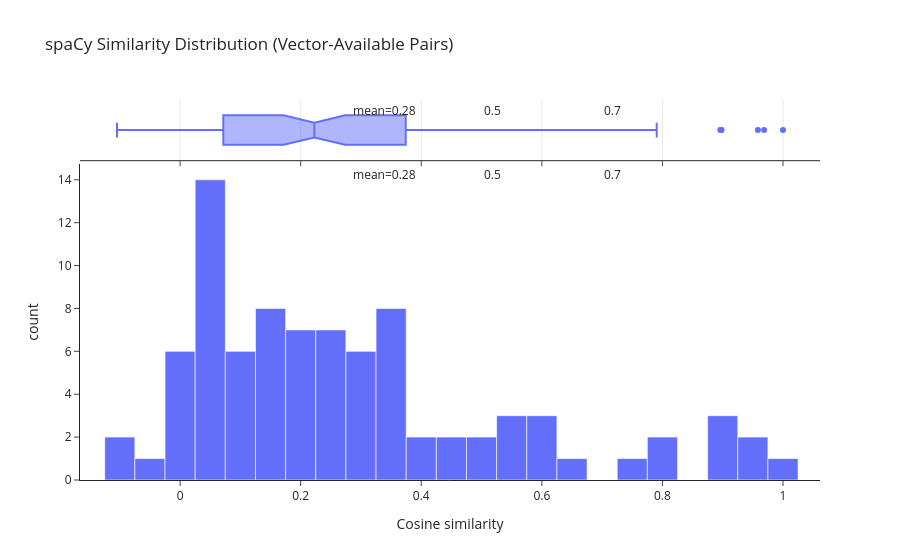
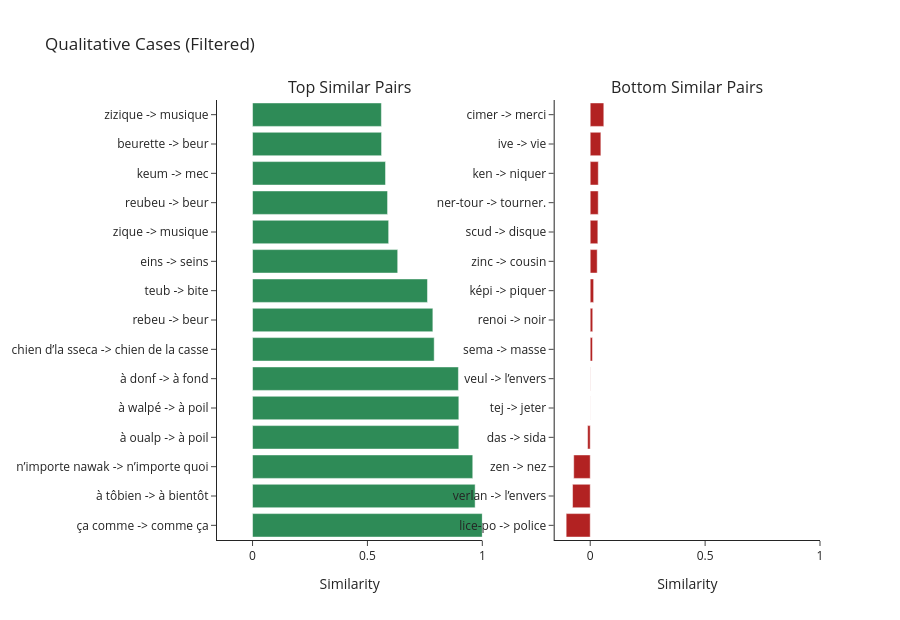
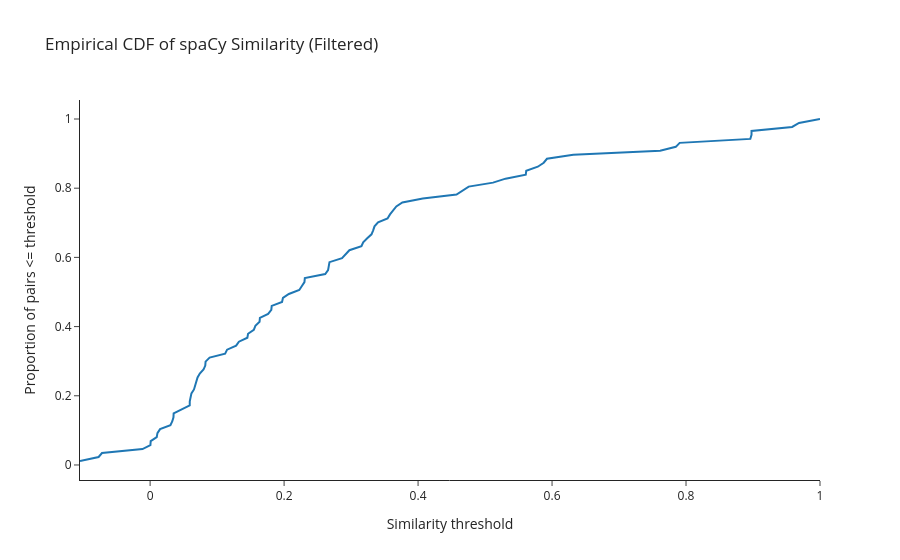

Here is the notebook cell these charts were saved with, in order:
### Code cell
import numpy as np
import pandas as pd
import plotly.express as px
import plotly.graph_objects as go
from plotly.subplots import make_subplots

# Prepare clean pairs
spacy_df = df_two_cols.copy().dropna(subset=["verlan_form", "base_form"]).copy()
spacy_df["verlan_form"] = spacy_df["verlan_form"].astype(str).str.strip()
spacy_df["base_form"] = spacy_df["base_form"].astype(str).str.strip()
spacy_df = spacy_df[(spacy_df["verlan_form"] != "") & (spacy_df["base_form"] != "")].reset_index(drop=True)

# Batch tokenize for efficiency
verlan_docs = list(nlp.pipe(spacy_df["verlan_form"].tolist()))
base_docs = list(nlp.pipe(spacy_df["base_form"].tolist()))

# Keep only pairs with available vectors (especially for verlan words)
spacy_df["verlan_has_vector"] = [doc.vector_norm > 0 for doc in verlan_docs]
spacy_df["base_has_vector"] = [doc.vector_norm > 0 for doc in base_docs]
spacy_df["both_have_vector"] = spacy_df["verlan_has_vector"] & spacy_df["base_has_vector"]

before_n = len(spacy_df)
spacy_df = spacy_df[spacy_df["both_have_vector"]].copy().reset_index(drop=True)
after_n = len(spacy_df)

# Recompute docs after filtering, then compute similarity
verlan_docs = list(nlp.pipe(spacy_df["verlan_form"].tolist()))
base_docs = list(nlp.pipe(spacy_df["base_form"].tolist()))
spacy_df["spacy_similarity"] = [d1.similarity(d2) for d1, d2 in zip(verlan_docs, base_docs)]

avg_all = spacy_df["spacy_similarity"].mean()
avg_nonneg = spacy_df.loc[spacy_df["spacy_similarity"] > 0, "spacy_similarity"].mean()
share_05 = (spacy_df["spacy_similarity"] >= 0.5).mean()
share_07 = (spacy_df["spacy_similarity"] >= 0.7).mean()

print(f"Pairs before vector filter: {before_n}")
print(f"Pairs after vector filter: {after_n}")
print(f"Dropped pairs: {before_n - after_n}")
print(f"Average similarity (all): {avg_all:.4f}")
print(f"Average similarity (>0): {avg_nonneg:.4f}")
print(f"Share(sim >= 0.5): {share_05:.2%}")
print(f"Share(sim >= 0.7): {share_07:.2%}")

# 1) Distribution + key thresholds
fig_hist = px.histogram(
    spacy_df,
    x="spacy_similarity",
    nbins=30,
    marginal="box",
    title="spaCy Similarity Distribution (Vector-Available Pairs)",
    labels={"spacy_similarity": "Cosine similarity"},
)
fig_hist.add_vline(x=avg_all, line_dash="dash", line_color="red", annotation_text=f"mean={avg_all:.2f}")
fig_hist.add_vline(x=0.5, line_dash="dot", line_color="gray", annotation_text="0.5")
fig_hist.add_vline(x=0.7, line_dash="dot", line_color="gray", annotation_text="0.7")
fig_hist.update_layout(template="simple_white")
fig_hist.show()

# 2) Top/Bottom examples for qualitative interpretation
top_n = 15
high_df = spacy_df.nlargest(top_n, "spacy_similarity").copy()
low_df = spacy_df.nsmallest(top_n, "spacy_similarity").copy()
high_df["pair"] = high_df["verlan_form"] + " -> " + high_df["base_form"]
low_df["pair"] = low_df["verlan_form"] + " -> " + low_df["base_form"]

fig_bar = make_subplots(
    rows=1, cols=2,
    subplot_titles=("Top Similar Pairs", "Bottom Similar Pairs"),
    horizontal_spacing=0.12
)
fig_bar.add_trace(
    go.Bar(y=high_df["pair"], x=high_df["spacy_similarity"], orientation="h", name="Top", marker_color="#2E8B57"),
    row=1, col=1
)
fig_bar.add_trace(
    go.Bar(y=low_df["pair"], x=low_df["spacy_similarity"], orientation="h", name="Bottom", marker_color="#B22222"),
    row=1, col=2
)
fig_bar.update_layout(height=620, template="simple_white", showlegend=False, title="Qualitative Cases (Filtered)")
fig_bar.update_xaxes(title_text="Similarity", range=[spacy_df["spacy_similarity"].min() - 0.05, 1.0])
fig_bar.show()

# 3) CDF: easier to read proportion-based conclusions
sorted_sim = np.sort(spacy_df["spacy_similarity"].values)
cdf = np.arange(1, len(sorted_sim) + 1) / len(sorted_sim)
fig_cdf = go.Figure()
fig_cdf.add_trace(go.Scatter(x=sorted_sim, y=cdf, mode="lines", name="CDF"))
fig_cdf.update_layout(
    template="simple_white",
    title="Empirical CDF of spaCy Similarity (Filtered)",
    xaxis_title="Similarity threshold",
    yaxis_title="Proportion of pairs <= threshold",
)
fig_cdf.show()

display(spacy_df.sort_values("spacy_similarity", ascending=False).head(10))

### Figure 1 — Plotly figure (JSON) as saved in the notebook; plotly's stock layout.template omitted (floating-point values rounded to 4 significant figures)
{"data": [{"bingroup": "x", "hovertemplate": "Cosine similarity=%{x}<br>count=%{y}<extra></extra>", "legendgroup": "", "marker": {"color": "#636efa", "pattern": {"shape": ""}}, "name": "", "nbinsx": 30, "orientation": "v", "showlegend": false, "type": "histogram", "x": [0.2669, 0.4574, 0.07973, 0.2677, 0.5615, 0.06548, 0.333, 0.0601, 0.4756, 0.2865, 0.3581, 0.2657, 0.7905, 0.05912, 0.3181, 0.1284, -0.01138, 0.06962, 0.3765, 0.07416, 0.1452, 0.6317, 0.0708, 0.2304, 0.1634, 0.04628, 0.3305, 0.03512, 0.335, 0.5787, 0.231, 0.01484, 0.5119, -0.1047, 0.3241, 0.2614, 0.1983, 0.3675, 0.06166, 0.407, 0.03485, 0.9584, 0.1815, 0.1462, 0.08232, 0.3544, 0.2925, 0.7848, 0.1809, 0.01092, 0.1149, 0.5876, 0.1761, 0.08879, 0.0672, 0.1571, 0.03314, 0.009872, 0.3155, 0.3622, 0.0004373, 0.1969, 0.7613, 0.2071, 0.2975, 0.1325, 0.08279, 0.1639, 0.05917, -0.0769, 0.0008562, 0.5306, 0.2227, 0.1548, 0.3403, 0.2266, -0.07186, 0.03032, 0.5924, 0.112, 0.5608, 0.4659, 0.896, 0.8978, 0.9687, 0.8978, 1.0], "xaxis": "x", "yaxis": "y"}, {"hovertemplate": "Cosine similarity=%{x}<extra></extra>", "legendgroup": "", "marker": {"color": "#636efa"}, "name": "", "notched": true, "showlegend": false, "type": "box", "x": [0.2669, 0.4574, 0.07973, 0.2677, 0.5615, 0.06548, 0.333, 0.0601, 0.4756, 0.2865, 0.3581, 0.2657, 0.7905, 0.05912, 0.3181, 0.1284, -0.01138, 0.06962, 0.3765, 0.07416, 0.1452, 0.6317, 0.0708, 0.2304, 0.1634, 0.04628, 0.3305, 0.03512, 0.335, 0.5787, 0.231, 0.01484, 0.5119, -0.1047, 0.3241, 0.2614, 0.1983, 0.3675, 0.06166, 0.407, 0.03485, 0.9584, 0.1815, 0.1462, 0.08232, 0.3544, 0.2925, 0.7848, 0.1809, 0.01092, 0.1149, 0.5876, 0.1761, 0.08879, 0.0672, 0.1571, 0.03314, 0.009872, 0.3155, 0.3622, 0.0004373, 0.1969, 0.7613, 0.2071, 0.2975, 0.1325, 0.08279, 0.1639, 0.05917, -0.0769, 0.0008562, 0.5306, 0.2227, 0.1548, 0.3403, 0.2266, -0.07186, 0.03032, 0.5924, 0.112, 0.5608, 0.4659, 0.896, 0.8978, 0.9687, 0.8978, 1.0], "xaxis": "x2", "yaxis": "y2"}], "layout": {"annotations": [{"showarrow": false, "text": "mean=0.28", "x": 0.284, "xanchor": "left", "xref": "x", "y": 1, "yanchor": "top", "yref": "y domain"}, {"showarrow": false, "text": "mean=0.28", "x": 0.284, "xanchor": "left", "xref": "x2", "y": 1, "yanchor": "top", "yref": "y2 domain"}, {"showarrow": false, "text": "0.5", "x": 0.5, "xanchor": "left", "xref": "x", "y": 1, "yanchor": "top", "yref": "y domain"}, {"showarrow": false, "text": "0.5", "x": 0.5, "xanchor": "left", "xref": "x2", "y": 1, "yanchor": "top", "yref": "y2 domain"}, {"showarrow": false, "text": "0.7", "x": 0.7, "xanchor": "left", "xref": "x", "y": 1, "yanchor": "top", "yref": "y domain"}, {"showarrow": false, "text": "0.7", "x": 0.7, "xanchor": "left", "xref": "x2", "y": 1, "yanchor": "top", "yref": "y2 domain"}], "barmode": "relative", "legend": {"tracegroupgap": 0}, "shapes": [{"line": {"color": "red", "dash": "dash"}, "type": "line", "x0": 0.284, "x1": 0.284, "xref": "x", "y0": 0, "y1": 1, "yref": "y domain"}, {"line": {"color": "red", "dash": "dash"}, "type": "line", "x0": 0.284, "x1": 0.284, "xref": "x2", "y0": 0, "y1": 1, "yref": "y2 domain"}, {"line": {"color": "gray", "dash": "dot"}, "type": "line", "x0": 0.5, "x1": 0.5, "xref": "x", "y0": 0, "y1": 1, "yref": "y domain"}, {"line": {"color": "gray", "dash": "dot"}, "type": "line", "x0": 0.5, "x1": 0.5, "xref": "x2", "y0": 0, "y1": 1, "yref": "y2 domain"}, {"line": {"color": "gray", "dash": "dot"}, "type": "line", "x0": 0.7, "x1": 0.7, "xref": "x", "y0": 0, "y1": 1, "yref": "y domain"}, {"line": {"color": "gray", "dash": "dot"}, "type": "line", "x0": 0.7, "x1": 0.7, "xref": "x2", "y0": 0, "y1": 1, "yref": "y2 domain"}], "title": {"text": "spaCy Similarity Distribution (Vector-Available Pairs)"}, "xaxis": {"anchor": "y", "domain": [0, 1], "title": {"text": "Cosine similarity"}}, "xaxis2": {"anchor": "y2", "domain": [0, 1], "matches": "x", "showgrid": true, "showticklabels": false}, "yaxis": {"anchor": "x", "domain": [0, 0.8316], "title": {"text": "count"}}, "yaxis2": {"anchor": "x2", "domain": [0.8416, 1], "matches": "y2", "showgrid": false, "showline": false, "showticklabels": false, "ticks": ""}}}

### Figure 2 — Plotly figure (JSON) as saved in the notebook; plotly's stock layout.template omitted (floating-point values rounded to 4 significant figures)
{"data": [{"marker": {"color": "#2E8B57"}, "name": "Top", "orientation": "h", "type": "bar", "x": [1.0, 0.9687, 0.9584, 0.8978, 0.8978, 0.896, 0.7905, 0.7848, 0.7613, 0.6317, 0.5924, 0.5876, 0.5787, 0.5615, 0.5608], "xaxis": "x", "y": ["ça comme -> comme ça", "à tôbien -> à bientôt", "n’importe nawak -> n’importe quoi", "à oualp -> à poil", "à walpé -> à poil", "à donf -> à fond", "chien d’la sseca -> chien de la casse", "rebeu -> beur", "teub -> bite", "eins -> seins", "zique -> musique", "reubeu -> beur", "keum -> mec", "beurette -> beur", "zizique -> musique"], "yaxis": "y"}, {"marker": {"color": "#B22222"}, "name": "Bottom", "orientation": "h", "type": "bar", "x": [-0.1047, -0.0769, -0.07186, -0.01138, 0.0004373, 0.0008562, 0.009872, 0.01092, 0.01484, 0.03032, 0.03314, 0.03485, 0.03512, 0.04628, 0.05912], "xaxis": "x2", "y": ["lice-po -> police", "verlan -> l’envers", "zen -> nez", "das -> sida", "tej -> jeter", "veul -> l’envers", "sema -> masse", "renoi -> noir", "képi -> piquer", "zinc -> cousin", "scud -> disque", "ner-tour -> tourner.", "ken -> niquer", "ive -> vie", "cimer -> merci"], "yaxis": "y2"}], "layout": {"annotations": [{"font": {"size": 16}, "showarrow": false, "text": "Top Similar Pairs", "x": 0.22, "xanchor": "center", "xref": "paper", "y": 1, "yanchor": "bottom", "yref": "paper"}, {"font": {"size": 16}, "showarrow": false, "text": "Bottom Similar Pairs", "x": 0.78, "xanchor": "center", "xref": "paper", "y": 1, "yanchor": "bottom", "yref": "paper"}], "height": 620, "showlegend": false, "title": {"text": "Qualitative Cases (Filtered)"}, "xaxis": {"anchor": "y", "domain": [0, 0.44], "range": [-0.1547, 1], "title": {"text": "Similarity"}}, "xaxis2": {"anchor": "y2", "domain": [0.56, 1], "range": [-0.1547, 1], "title": {"text": "Similarity"}}, "yaxis": {"anchor": "x", "domain": [0, 1]}, "yaxis2": {"anchor": "x2", "domain": [0, 1]}}}

### Figure 3 — Plotly figure (JSON) as saved in the notebook; plotly's stock layout.template omitted (floating-point values rounded to 4 significant figures)
{"data": [{"mode": "lines", "name": "CDF", "type": "scatter", "x": [-0.1047, -0.0769, -0.07186, -0.01138, 0.0004373, 0.0008562, 0.009872, 0.01092, 0.01484, 0.03032, 0.03314, 0.03485, 0.03512, 0.04628, 0.05912, 0.05917, 0.0601, 0.06166, 0.06548, 0.0672, 0.06962, 0.0708, 0.07416, 0.07973, 0.08232, 0.08279, 0.08879, 0.112, 0.1149, 0.1284, 0.1325, 0.1452, 0.1462, 0.1548, 0.1571, 0.1634, 0.1639, 0.1761, 0.1809, 0.1815, 0.1969, 0.1983, 0.2071, 0.2227, 0.2266, 0.2304, 0.231, 0.2614, 0.2657, 0.2669, 0.2677, 0.2865, 0.2925, 0.2975, 0.3155, 0.3181, 0.3241, 0.3305, 0.333, 0.335, 0.3403, 0.3544, 0.3581, 0.3622, 0.3675, 0.3765, 0.407, 0.4574, 0.4659, 0.4756, 0.5119, 0.5306, 0.5608, 0.5615, 0.5787, 0.5876, 0.5924, 0.6317, 0.7613, 0.7848, 0.7905, 0.896, 0.8978, 0.8978, 0.9584, 0.9687, 1.0], "y": [0.01149, 0.02299, 0.03448, 0.04598, 0.05747, 0.06897, 0.08046, 0.09195, 0.1034, 0.1149, 0.1264, 0.1379, 0.1494, 0.1609, 0.1724, 0.1839, 0.1954, 0.2069, 0.2184, 0.2299, 0.2414, 0.2529, 0.2644, 0.2759, 0.2874, 0.2989, 0.3103, 0.3218, 0.3333, 0.3448, 0.3563, 0.3678, 0.3793, 0.3908, 0.4023, 0.4138, 0.4253, 0.4368, 0.4483, 0.4598, 0.4713, 0.4828, 0.4943, 0.5057, 0.5172, 0.5287, 0.5402, 0.5517, 0.5632, 0.5747, 0.5862, 0.5977, 0.6092, 0.6207, 0.6322, 0.6437, 0.6552, 0.6667, 0.6782, 0.6897, 0.7011, 0.7126, 0.7241, 0.7356, 0.7471, 0.7586, 0.7701, 0.7816, 0.7931, 0.8046, 0.8161, 0.8276, 0.8391, 0.8506, 0.8621, 0.8736, 0.8851, 0.8966, 0.908, 0.9195, 0.931, 0.9425, 0.954, 0.9655, 0.977, 0.9885, 1.0]}], "layout": {"title": {"text": "Empirical CDF of spaCy Similarity (Filtered)"}, "xaxis": {"title": {"text": "Similarity threshold"}}, "yaxis": {"title": {"text": "Proportion of pairs <= threshold"}}}}
